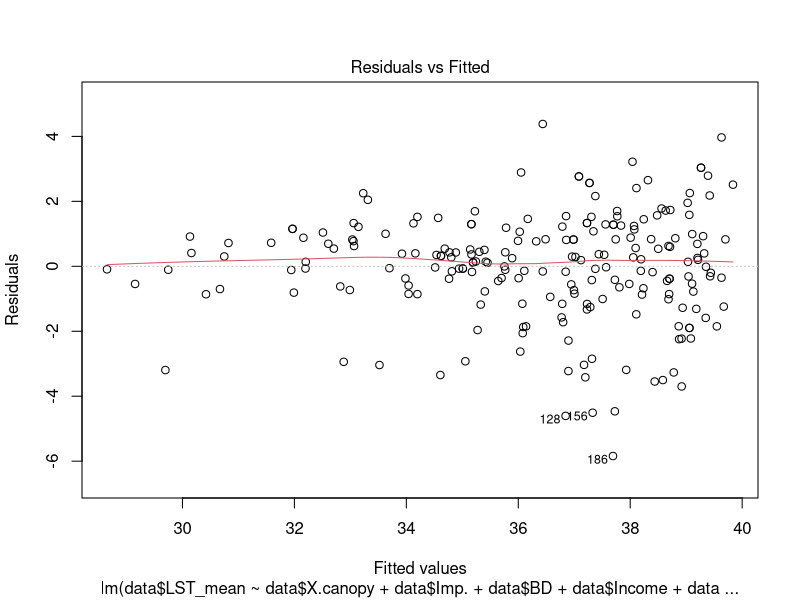
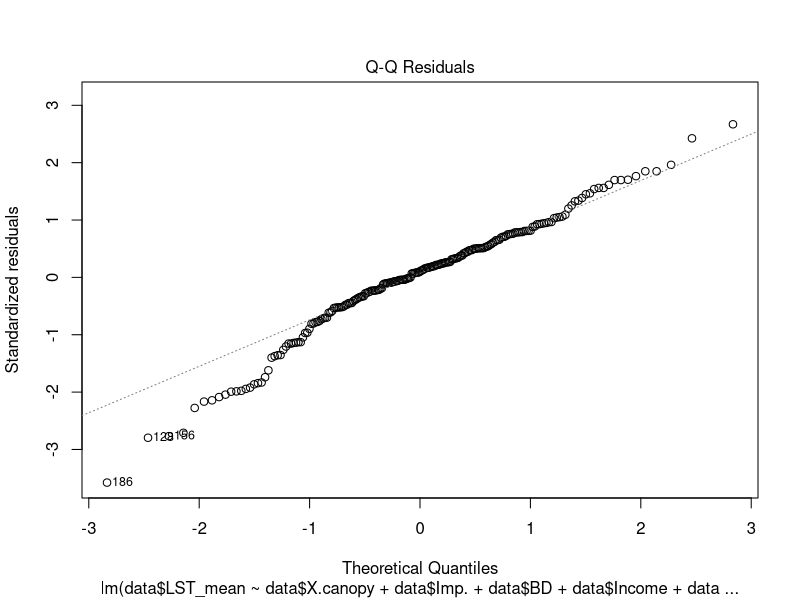
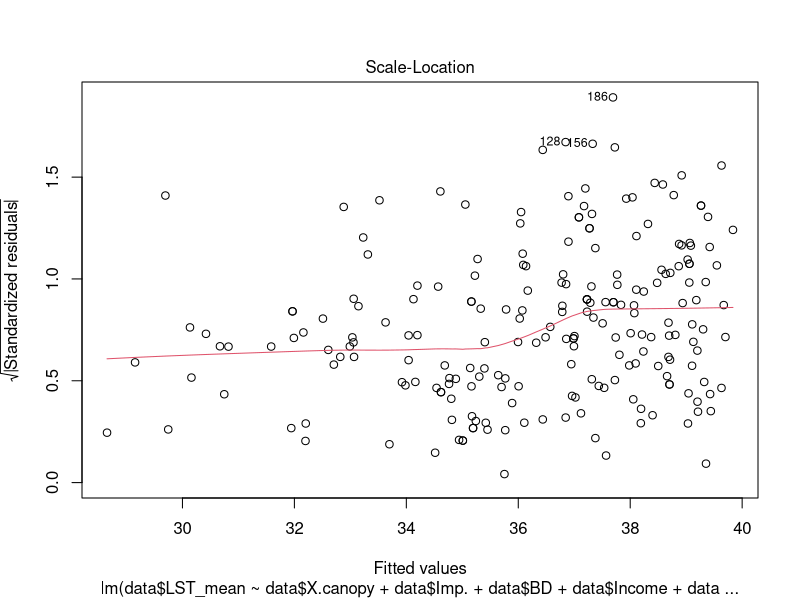
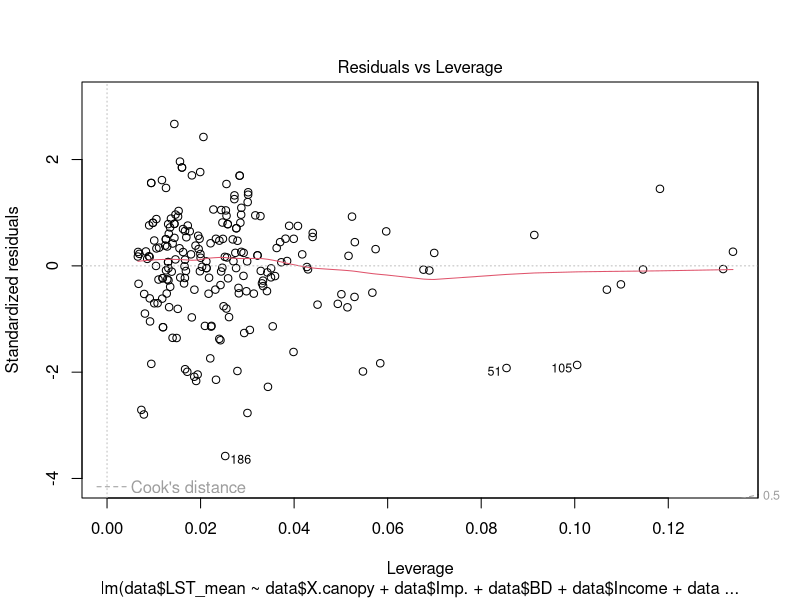
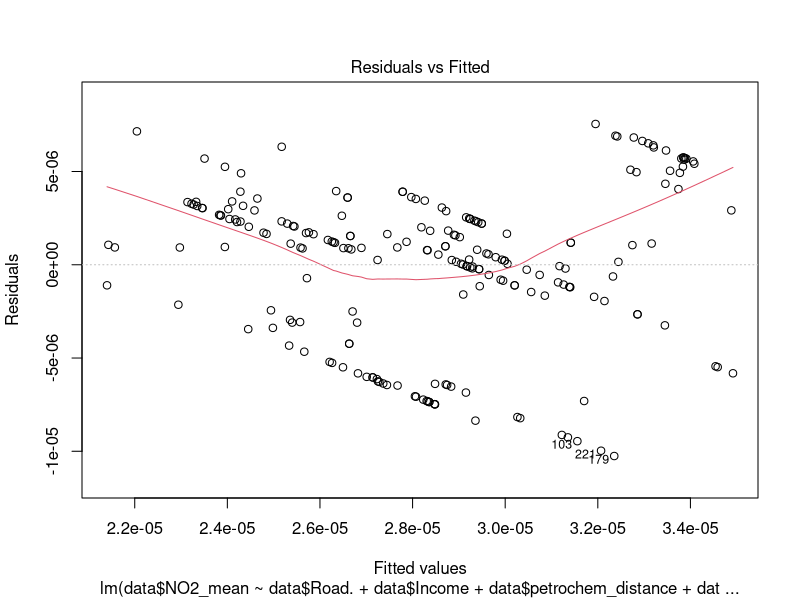
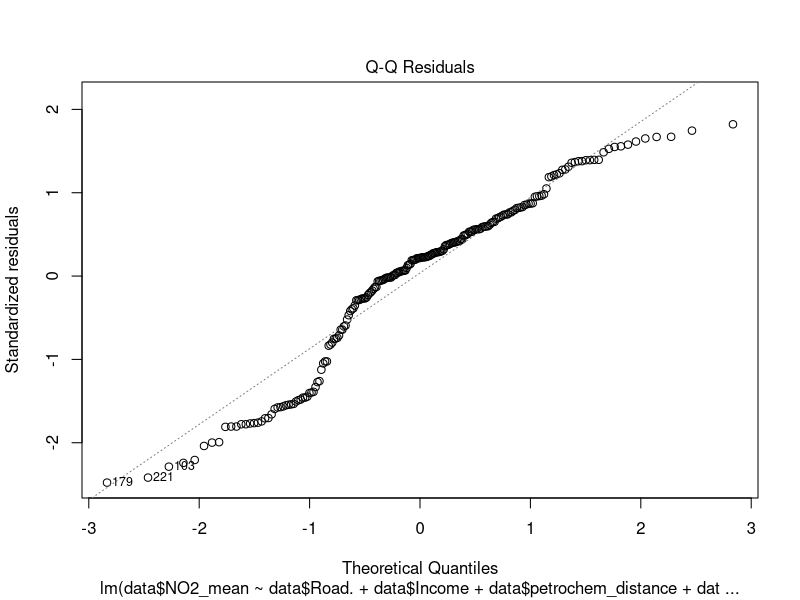
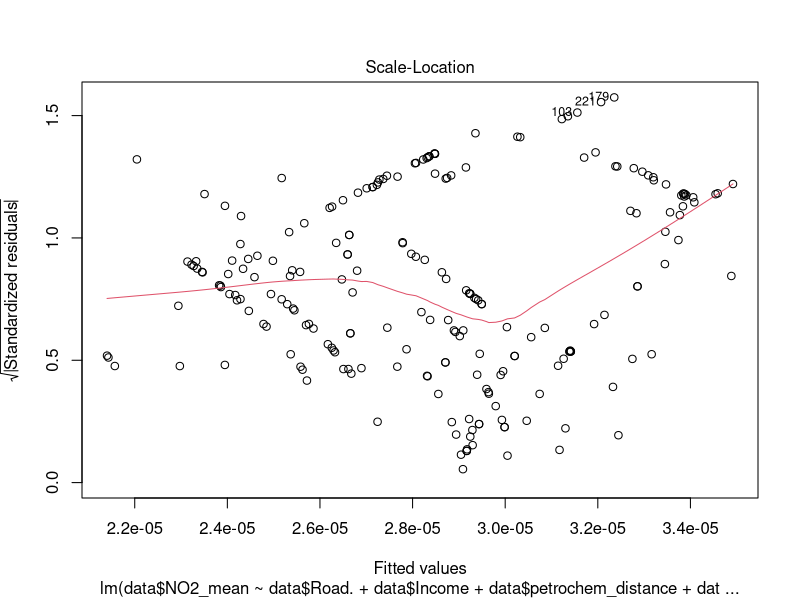
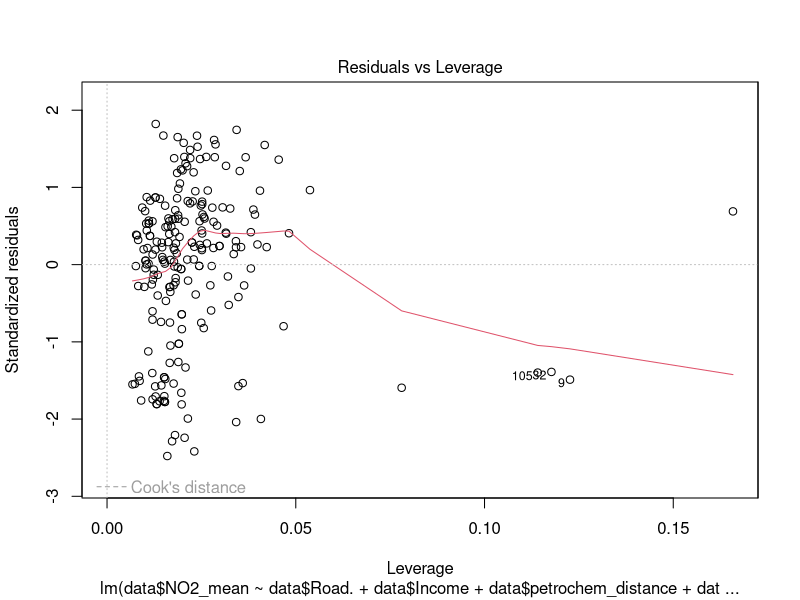

These figures' R source, in order: (Note: this script raises an error after producing the figures.)
data<-read.csv("shortlist_data_0715.csv")
View(data)

###################LST#######################
LST.model<-lm(data$LST_mean~data$X.canopy+data$Imp.+data$BD+data$Income+data$river.distance..meters.)
summary(LST.model)
plot(LST.model)

##the diagnostic plots actually look good here, a linear model could work well

##############################NO2######################
NO2.model<-lm(data$NO2_mean~data$Road.+data$Income+data$petrochem_distance+data$BD)
summary(NO2.model)
plot(NO2.model)
##diagnostics don't look so great
##log transform didn't help, neither did sqrt

NO2.ranked<-rank(data$NO2_mean)
ranked.data<-data.frame(NO2_mean=data$NO2_mean, NO2_ranked=NO2.ranked, income=data$Income,
                        BD=data$BD, petrochem=data$petrochem_distance, road=data$Road.)
View(ranked.data)

lm.no2.ranked<-lm(NO2_ranked~BD+petrochem+road+income, data=ranked.data)
summary(lm.no2.ranked)
plot(lm.no2.ranked)
##rank transform helped but still not perfect

NO2.gam<-gam(data$NO2_mean~data$BD+s(data$petrochem_distance)+
               s(data$Income), method="REML")
summary(NO2.gam)
coef(NO2.gam)
plot(NO2.gam)

plot(NO2.gam, residuals=TRUE, pch=1, seWithMean = TRUE)

gam.check(NO2.gam)
##not sure about some of these diagnostic plots

##########################GS#######################
GS.model<-lm(sqrt(data$nearest_M)~data$BD+data$Income)
summary(GS.model)
plot(GS.model)
##diagnostic plots iffy
##sqrt transform seems to help
##log transform did not help
##rank transform did not help

GS.gam<-gam(data$nearest_M~s(data$BD)+s(data$Income))
summary(GS.gam)
plot(GS.gam, residuals=TRUE, pch=1)
gam.check(GS.gam)
##not sure if this model is valid based on the gam.check report on convergence
##diagnostic plots not looking so great

GS.lm2<-lm(data$nearest_M~data$BD*data$Income)
summary(GS.lm2)
##still not great but better than first model
